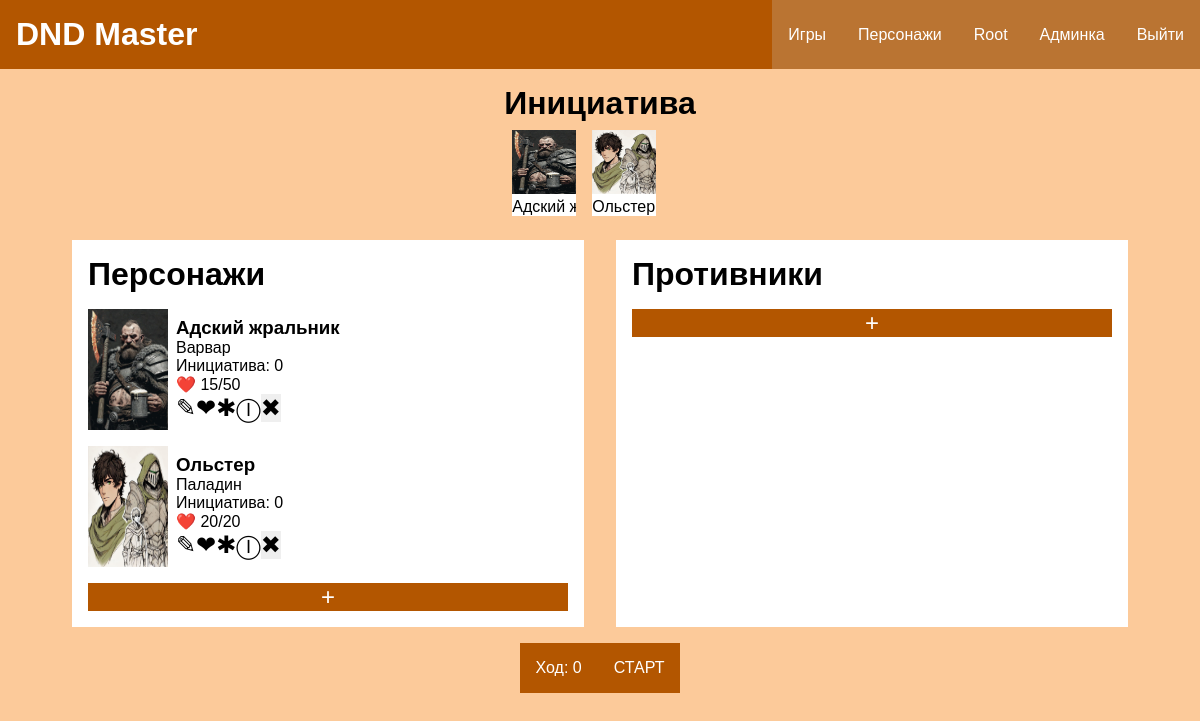
The app's page /encounter/33 (signed in) with its own data.
### game/models.py (models this page shows, shortened)
class EncounterCharacter(models.Model):
    character = models.ForeignKey(Character, verbose_name="Персонаж", on_delete=models.PROTECT, related_name="encounters")
    encounter = models.ForeignKey(Encounter, on_delete=models.CASCADE, verbose_name="Бой", related_name="encounter_characters")
    is_enemy = models.BooleanField(default=False, verbose_name="Противник")
    initiative = models.IntegerField(default=0)
    is_my_step = models.BooleanField(default=False)
    hp = models.IntegerField(default=0, validators=[MinValueValidator(0)])
    max_hp = models.IntegerField(default=0, validators=[MinValueValidator(0)])
    class Meta:
        verbose_name = "Участник битвы"
        verbose_name_plural = "Участники битвы"
    def delete_from_encounter(self):
        return reverse('game:encounter-delete-character', kwargs={'encounter_id': self.encounter.pk, 'pk': self.pk})
    def get_damage_url(self):
        return reverse('game:encounter-character-get-damage', kwargs={'pk': self.pk})
    def get_health_url(self):
        return reverse('game:encounter-character-get-health', kwargs={'pk': self.pk})
    def get_initiative_url(self):
        return reverse('game:encounter-character-get-initiative', kwargs={'pk': self.pk})

class Encounter(models.Model):
    stage = models.IntegerField(validators=[MinValueValidator(0)], default=0, verbose_name="Ход")
    is_start = models.BooleanField(default=False, verbose_name="Начат")
    is_complete = models.BooleanField(default=False, verbose_name="Завершен")
    game = models.ForeignKey(Game, related_name='encounters', on_delete=models.CASCADE, verbose_name="Игра")
    time_start = models.DateTimeField(auto_now_add=True, verbose_name="Время начала")
    time_end = models.DateTimeField(null=True, blank=True, verbose_name="Время окончания")
    class Meta:
        verbose_name = "Битва"
        verbose_name_plural = "Битвы"
        ordering = ['is_complete', '-time_start']
    def get_start_url(self):
        return reverse('game:encounter-start', kwargs={'pk': self.pk})

### characterapp/models.py (models this page shows, shortened)
class Character(models.Model):
    name = models.CharField(max_length=100, verbose_name="Имя")
    dnd_class = models.ForeignKey(DndClass, on_delete=models.PROTECT, null=True, verbose_name="Класс")
    dnd_subclass = models.CharField(max_length=100, verbose_name="Подкласс", null=True, blank=True)
    race = models.ForeignKey(Race, on_delete=models.PROTECT, null=True, verbose_name="Раса")
    background = models.ForeignKey(Background, on_delete=models.PROTECT, null=True, verbose_name="Предыстория")
    max_hp = models.IntegerField(default=0, verbose_name="Max hp", validators=[MinValueValidator(0)])
    hp = models.IntegerField(default=0, verbose_name="HP", validators=[MinValueValidator(0)])
    armor_class = models.IntegerField(default=0, verbose_name="КД", validators=[MinValueValidator(0)])
    initiative = models.IntegerField(null=True, verbose_name="Инициатива", default=0)
    cooper_coins = models.IntegerField(default=0, verbose_name="ММ", validators=[MinValueValidator(0)])
    silver_coins = models.IntegerField(default=0, verbose_name="СМ", validators=[MinValueValidator(0)])
    gold_coins = models.IntegerField(default=0, verbose_name="ЗМ", validators=[MinValueValidator(0)])
    is_player = models.BooleanField(verbose_name="Игрок")
    player_name = models.CharField(max_length=100, null=True, verbose_name="Имя игрока", blank=True)
    image = models.ImageField(upload_to="characters/", null=True, blank=True, verbose_name="Изображение")
    user = models.ForeignKey(get_user_model(), null=True, blank=True, on_delete=models.PROTECT)
    level = models.IntegerField(default=1, verbose_name="Уровень", validators=[MinValueValidator(1)])
    speed = models.IntegerField(default=0, verbose_name="Скорость", validators=[MinValueValidator(0)])
    proficient_bonus = models.IntegerField(default=2, verbose_name="Бонус мастерства")
    slug = models.SlugField(null=True, blank=True)
    class Meta:
        unique_together = ('name', 'race', 'user')
        verbose_name = "Персонаж"
        verbose_name_plural = "Персонажи"
    def get_absolute_url(self):
        return reverse('characters:character-detail', kwargs={'slug': self.slug})

### bookdata/models.py (models this page shows)
class DndClass(models.Model):
    name = models.CharField(max_length=100, verbose_name="Имя")
    image = models.ImageField(upload_to="bookdata/classes/", null=True, blank=True, verbose_name="Изображение")
    class Meta:
        verbose_name = "Класс"
        verbose_name_plural = "Классы"
    def __str__(self):
        return self.name

### game/views.py (the view)
# urls.py: path('encounter/<int:pk>', views.EncounterDetailView.as_view(), name='encounter-detail'),
class EncounterDetailView(LoginRequiredMixin, BaseMixin, UserPassesTestMixin, DetailView):
    model = Encounter
    context_object_name = 'encounter'
    template_name = 'game/encounter_detail.html'
    title_page = "Бой"
    def test_func(self):
        return self.request.user == self.get_object().game.master
    def get_context_data(self, **kwargs):
        context =  super().get_context_data(**kwargs)
        context['characters'] = context['encounter'].encounter_characters.all().order_by('-initiative')
        return context

### characterapp/utils.py (called while the page is built)
    def get_context_data(self, **kwargs):
        context = super().get_context_data(**kwargs)
        if self.title_page:
            context['title'] = self.title_page
        return context

### game/templates/game/encounter_detail.html (shortened to what this page needs)
{% extends 'base.html' %}
{% block content %}
<div class="encounter_main">
    <div class="initiative_position_block">
        <h1 class="initiative_sign_h1">Инициатива</h1>
        <div class="initiative_card_collection">
            {% if characters %}
            {% for character in characters %}
            <div class="initiative_card">
                <img src="{{character.character.image.url}}">
                <p class="{% if character.is_enemy %} enemy_name {% endif %}"> {% if character.is_my_step %} &#10060; {%endif%}{{character.character.name}}</p>
            </div>
            {% endfor %}
            {%else %}
            <h1>[Не добавлены персонажи]</h1>
            {% endif %}
        </div>
    </div>
    <div class="character_all_block">
        <div class="character_block">
            <h1>Персонажи</h1>
            <div class="character_list_collection">
                {% for character in characters %}
                {% if character.is_enemy == False %}
                {% include 'game/components/encounter_character_card.html' %}
                {% endif %}
                {% endfor %}
                {% if encounter.is_complete == False %}
                <a href="{% url 'game:encounter-add-hero' encounter.id %}" class="encounter_add_character_button"><p>+</p></a>
                {% endif %}
            </div>
        </div>
        <div class="character_block">
            <h1>Противники</h1>
            <div class="character_list_collection">
                {% if encounter.is_complete == False %}
                <a href="{% url 'game:encounter-add-enemy' encounter.id %}" class="encounter_add_character_button"><p>+</p></a>
                {% endif %}
            </div>
        </div>
    </div>
    {% if encounter.is_complete == False %}
    <div class="encounter_button_div">
        <p>Ход: {{encounter.stage}}</p>
        {% if encounter.is_start %}
        <form method="post" action="{{encounter.get_next_url}}">
            {% csrf_token %}
            <button>ШАГ</button>
        </form>
        <form method="post" action="{{encounter.get_close_url}}">
            {% csrf_token %}
            <button>ЗАВЕРШИТЬ</button>
        </form>
        {% else %}
        <form method="post" action="{{encounter.get_start_url}}">
            <button>СТАРТ</button>
        </form>
        {% endif %}
    </div>
    {% endif %}
</div>
{% endblock %}

### templates/base.html (shortened to what this page needs)
{% load static %}
<!DOCTYPE html>
<html lang="en">
<head>
    <link rel="stylesheet" type="text/css" href="{% static 'characterapp/css/style.css' %}">
</head>
<body>
<header>
    <h1 class="header_h">DND Master</h1>
    <div class="header_links">
        <a href="{% url 'game:game-list' %}">Игры</a>
        <a href="{% url 'characters:character-list' %}">Персонажи</a>
        {% if request.user.is_authenticated %}
        <a href="{% url 'users:update' %}">{{request.user.username|capfirst}}</a>
        {% if request.user.is_staff %}
        <a href="{% url 'admin:index' %}">Админка</a>
        {% endif %}
        <a href="{% url 'users:logout' %}">Выйти</a>
        {% else %}
        <a href="{% url 'users:login' %}">Войти</a>
        <a href="{% url 'users:register' %}">Регистрация</a>
        {% endif %}
    </div>
</header>
<main>
    {% block content %}
    {% endblock %}
</main>
</body>
</html>

### game/templates/game/components/encounter_character_card.html (shortened to what this page needs)
<div class="encounter_character_card">
    <img src="{{character.character.image.url}}">
    <div class="encounter_character_card_info">
        <h3>{{character.character.name}}</h3>
        <p>{{character.character.dnd_class}}</p>
        <p>Инициатива: {{character.initiative}}</p>
        <p>❤️ {{character.hp}}/{{character.max_hp}}</p>
        {% if encounter.is_complete == False %}
        <div class="encounter_character_card_buttons">
            <a href="{{character.get_initiative_url}}"><p>&#9998;</p></a>
            <a href="{{character.get_health_url}}"><p>&#10084;</p></a>
            <a href="{{character.get_damage_url}}"><p>&#10033;</p></a>
            <a href="{{character.character.get_absolute_url}}"><p>Ⓘ</p></a>
            <form method="post" action="{{character.delete_from_encounter}}">
                <button >&#10006;</button>
            </form>
        </div>
        {% endif %}
    </div>
</div>

### characterapp/static/characterapp/css/style.css (style rules this page uses)
:root { --primary_background: #b35600; --link_secondary:#ba7432; --link_active: #faab61; --main_background: #fcca9a; --simple_background: #e3e6e3; }
html { min-height: 100%; }
body { min-height: 100vh; }
html, body { display: flex; flex-direction: column; }
* { padding: 0; margin: 0; font-family: sans-serif; }
header { background: var(--primary_background); display: flex; justify-content: space-between; }
.header_h { color: white; padding: 1rem; }
.header_links { display: flex; height: 100dp; }
.header_links a { display: block; height: 100%; align-content: center; background: var(--link_secondary); text-decoration: none; color: white; padding-right: 1rem; padding-left: 1rem; }
.encounter_main { padding: 1rem; background: var(--main_background); min-height: calc(100vh - 6.3rem); display: flex; flex-direction: column; align-items: center; }
.initiative_sign_h1 { text-align: center; }
.character_all_block { display: flex; flex-wrap: wrap; }
.character_block { padding: 1rem; background: white; margin: 1rem; min-width: 30rem; }
.encounter_add_character_button { text-decoration: none; color: white; display: inline-block; width: 100%; margin-top: 1rem; }
.encounter_add_character_button p { background: var(--primary_background); text-align: center; font-size: 1.5rem; }
.encounter_character_card { display: flex; margin-top: 1rem; }
.encounter_character_card img { width: 5rem; }
.encounter_character_card_info { padding: 0.5rem; }
.encounter_character_card_buttons { display: flex; font-size: 1.5rem; }
.encounter_character_card_buttons a { color: black; text-decoration: none; }
.encounter_character_card_buttons button { border-style: none; font-size: 1.5rem; }
.initiative_card_collection { display: flex; }
.initiative_card { margin: 0.5rem; background: white; width: 4rem; white-space: nowrap; overflow: hidden; text-overflow: ellipsis; }
.initiative_card img { width: 4rem; height: 4rem; }
.encounter_button_div { display: flex; }
.encounter_button_div p, .encounter_button_div button { padding: 1rem; background: var(--primary_background); color: white; border-style: none; font-size: 1rem; }

### records on screen
EncounterCharacter: character.image (picture), character.name "Адски…", character.name "Адский жральник", character.dnd_class "Варвар", initiative "0", hp "15", max_hp "50"
EncounterCharacter: character.image (picture), character.name "Ольстер", character.dnd_class "Паладин", initiative "0", hp "20", max_hp "20"
Encounter: stage "0"

### other values on screen
{{ request.user.username|capfirst }} "Root"
